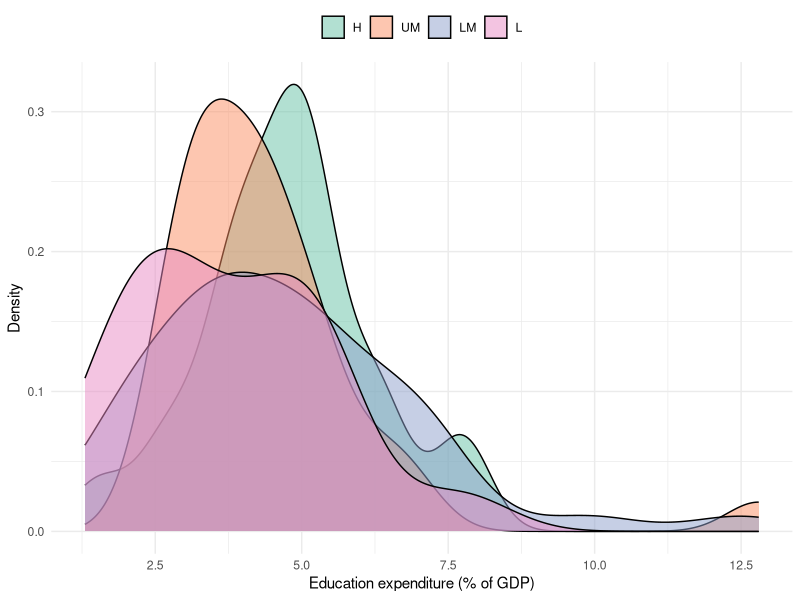
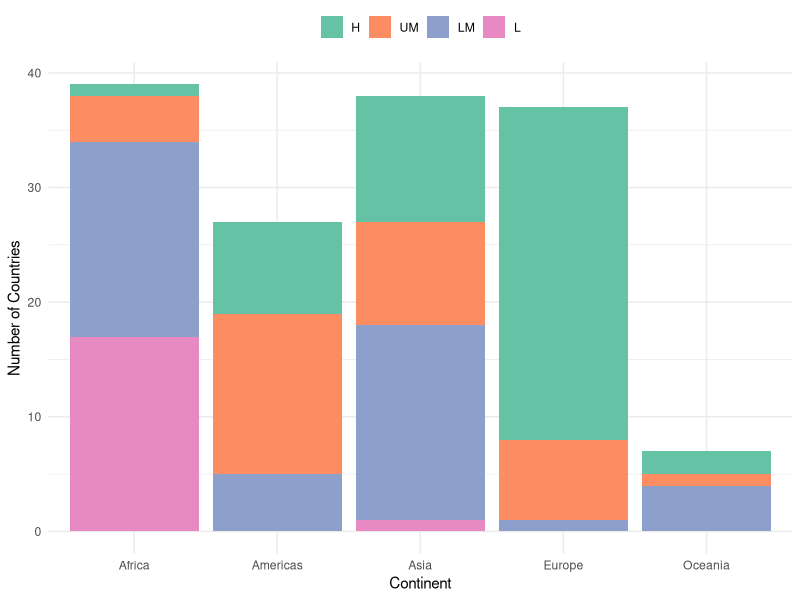
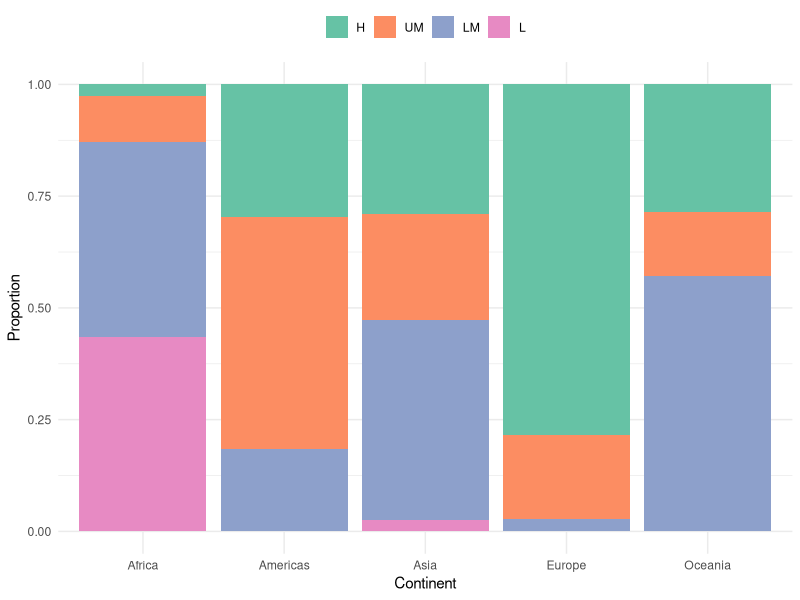
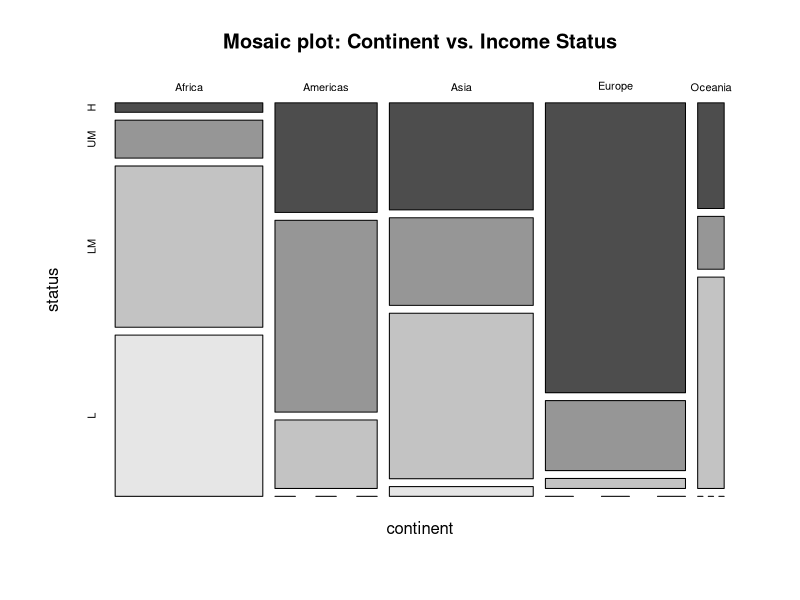
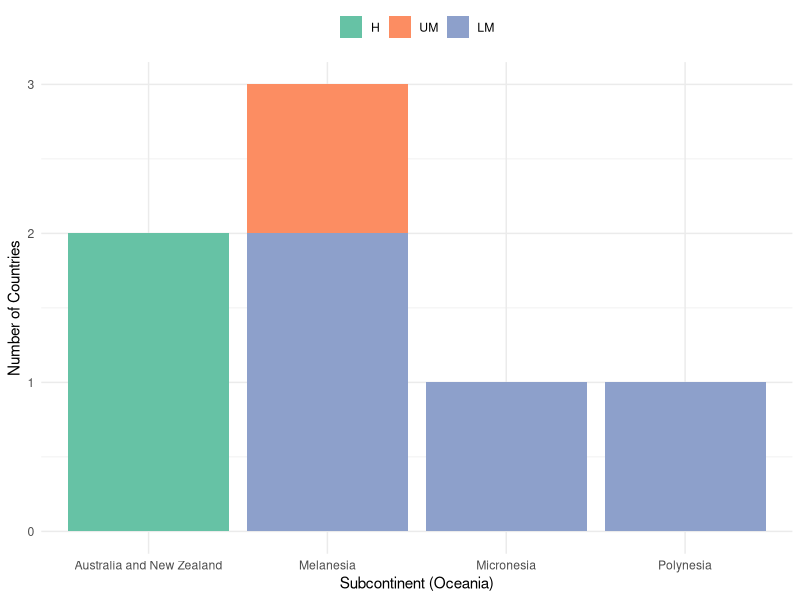
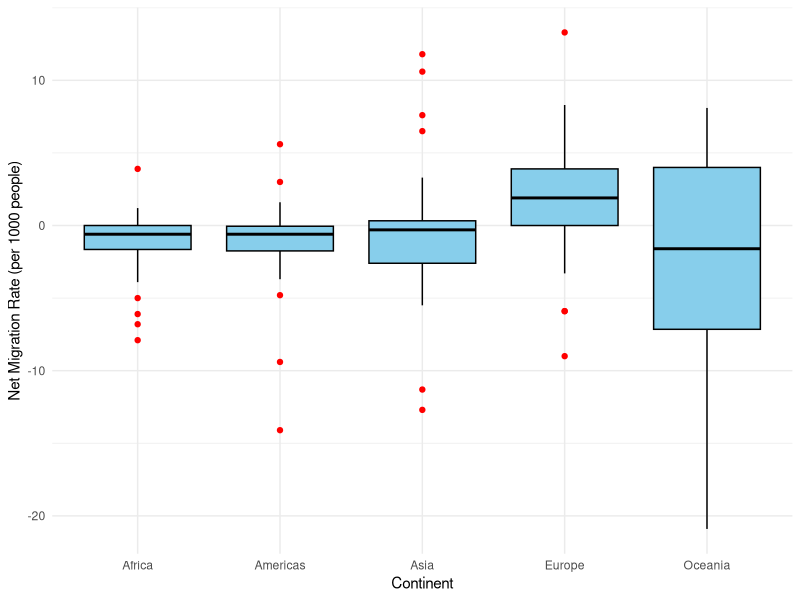
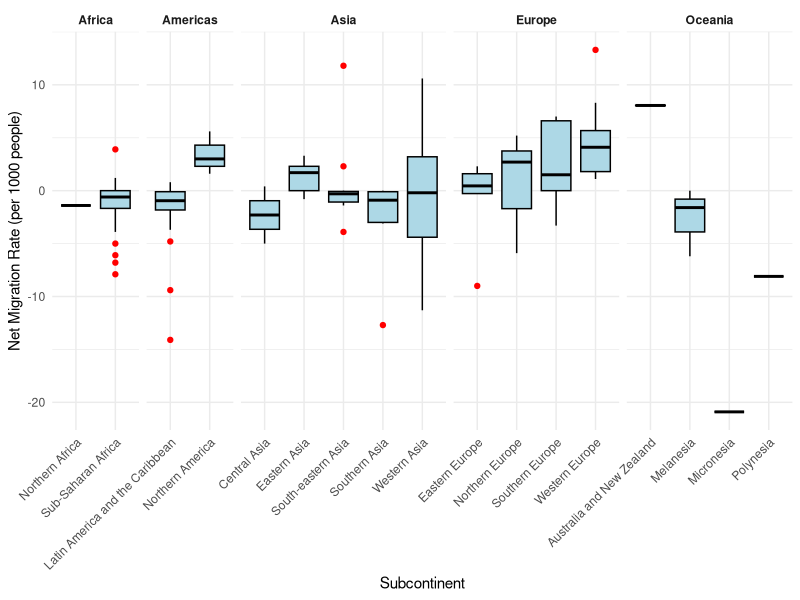

Write the R code that produced these figures, in order.
## ---- chunk 1
knitr::opts_chunk$set(echo = FALSE)
library(ggplot2)
library(forcats)
library(dplyr)
library(readr)
## ---- chunk 2
df <- read_csv("file_out2.csv", show_col_types = FALSE)

# clean the dataset
clean_df <- df %>%
  filter(expenditure != "." & youth_unempl_rate != "." & !is.na(status)) %>%
  mutate(
    expenditure = as.numeric(expenditure),
    youth_unempl_rate = as.numeric(youth_unempl_rate)
  )

#str(clean_df)
#colSums(is.na(clean_df))
head(clean_df)
## ---- chunk 3
# reorder the income status factor levels (H > UM > LM > L)
clean_df <- clean_df %>%
  mutate(status = factor(status, levels = c("H", "UM", "LM", "L")))

# make the density plot
ggplot(clean_df, aes(x = expenditure, fill = status)) +
  geom_density(alpha = 0.5, color = "black") +
  scale_fill_brewer(palette = "Set2") +
  labs(x = "Education expenditure (% of GDP)", y = "Density") +
  theme_minimal() +
  theme(
    legend.position = "top",
    legend.title = element_blank()
  )
## ---- chunk 4
# barplot of absolute frequencies
ggplot(clean_df, aes(x = continent, fill = status)) +
  geom_bar(position = "stack") +
  scale_fill_brewer(palette = "Set2") +
  labs(x = "Continent", y = "Number of Countries") +
  theme_minimal() +
  theme(legend.position = "top", legend.title = element_blank())
## ---- chunk 5
# barplot of relative frequencies
ggplot(clean_df, aes(x = continent, fill = status)) +
  geom_bar(position = "fill") +  # fill = height of 1
  scale_fill_brewer(palette = "Set2") +
  labs(x = "Continent", y = "Proportion") +
  theme_minimal() +
  theme(legend.position = "top", legend.title = element_blank())
## ---- chunk 6
# mosaic plot of income status by continent
mosaicplot(~ continent + status, data = clean_df,
           color = TRUE, main = "Mosaic plot: Continent vs. Income Status")
## ---- chunk 7
# filter to Oceania only
oceania_df <- clean_df %>%
  filter(continent == "Oceania")

# barplot by subcontinent and income status
ggplot(oceania_df, aes(x = subcontinent, fill = status)) +
  geom_bar(position = "stack") +
  scale_fill_brewer(palette = "Set2") +
  labs(x = "Subcontinent (Oceania)", y = "Number of Countries") +
  theme_minimal() +
  theme(legend.position = "top", legend.title = element_blank())
## ---- chunk 8
# boxplot of net migration rate per continent
ggplot(clean_df, aes(x = continent, y = net_migr_rate)) +
  geom_boxplot(fill = "skyblue", color = "black", outlier.color = "red") +
  labs(
    x = "Continent",
    y = "Net Migration Rate (per 1000 people)"
  ) +
  theme_minimal()
## ---- chunk 9
# boxplot of net migration rate by subcontinent, grouped by continent
ggplot(clean_df, aes(x = subcontinent, y = net_migr_rate)) +
  geom_boxplot(fill = "lightblue", color = "black", outlier.color = "red") +
  facet_grid(. ~ continent, scales = "free_x", space = "free_x") +
  labs(
    x = "Subcontinent",
    y = "Net Migration Rate (per 1000 people)"
  ) +
  theme_minimal() +
  theme(
    axis.text.x = element_text(angle = 45, hjust = 1),  # rotate labels
    strip.text = element_text(face = "bold")
  )
